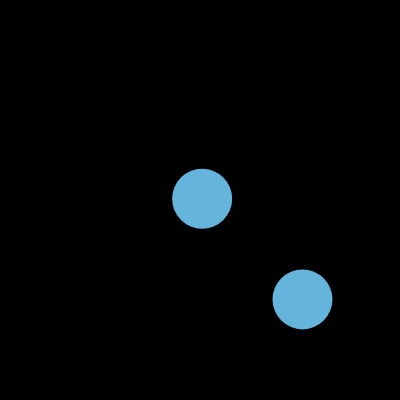
Frame 1 (no input)
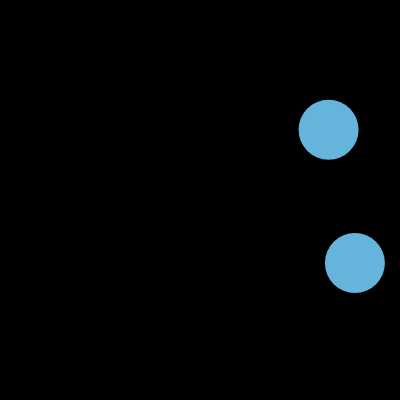
Frame 60 (no input)
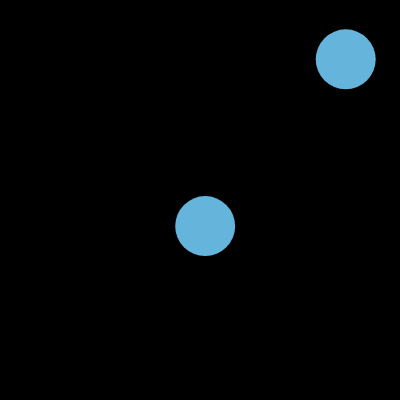
Frame 120 (the mouse pressed at the canvas centre since frame 60)

The p5.js sketch that drew these frames (run headless with seeded random() and noise() and a simulated clock; from frame 60 on, the mouse is pressed at the canvas centre):

// p5.js sketch
// ── sketch.js
// DM2008 — Activity 5a [Guided]
// Colliding Circles (30 min)
//
// A vector stores position and movement together — cleaner than separate x and y variables.
// Your job is to get two balls moving, then detect and respond to their collision.
//
// Suggested order:
// 1. Create two Ball objects in setup()
// 2. Check the distance between them in draw()
// 3. Trigger a visual response when they collide
// 4. Implement edge behaviour in move() — wrap or bounce, your choice
//
// Stretch: add a third ball, or make the collision response affect both balls.

let balls = [];

function setup() {
  createCanvas(400, 400);
  // Create two balls at different starting positions
  balls.push(new Ball(200, 200));
  balls.push(new Ball(300, 300));
}

function draw() {
  background(0);

  // Check collision between the two balls
  // dist() measures the distance between their centers
  // They overlap when that distance is less than the sum of their radii

  let d = dist(balls[0].pos.x, balls[0].pos.y, balls[1].pos.x, balls[1].pos.y);
  let colliding = d < balls[0].r + balls[1].r; // true when the balls overlap, false otherwise

  for (let i = 0; i < balls.length; i++) {
    balls[i].move();
    balls[i].show(colliding);
  }
}

class Ball {
  constructor(x, y) {
    // pos and vel are vectors — they store x and y together as one object
    this.pos = createVector(x, y);
    this.vel = createVector(random(-5, 5), random(-2, 2));
    this.r = 30;
  }

  move() {
    // Adding the velocity vector to position moves the ball each frame
    this.pos.add(this.vel);

    // Handle edges — could you make this bounce instead of wrap?
    if (this.pos.x > width) {
      this.vel.x *= -1;
    }
    if (this.pos.x < 0) {
      this.vel.x *= -1;
    }
    if (this.pos.y > height) {
      this.vel.y *= -1;
    }
    if (this.pos.y < 0) {
      this.vel.y *= -1;
    }
  }

  show(colliding) {
    // colliding is true or false — try using it in an if/else to change fill or size
      fill(100, 180, 220);
      noStroke();
      ellipse(this.pos.x, this.pos.y, this.r * 2);
    if (colliding) {
      fill(203, 99, 219);
      ellipse(this.pos.x, this.pos.y, this.r * 2);
    }
  }
}
